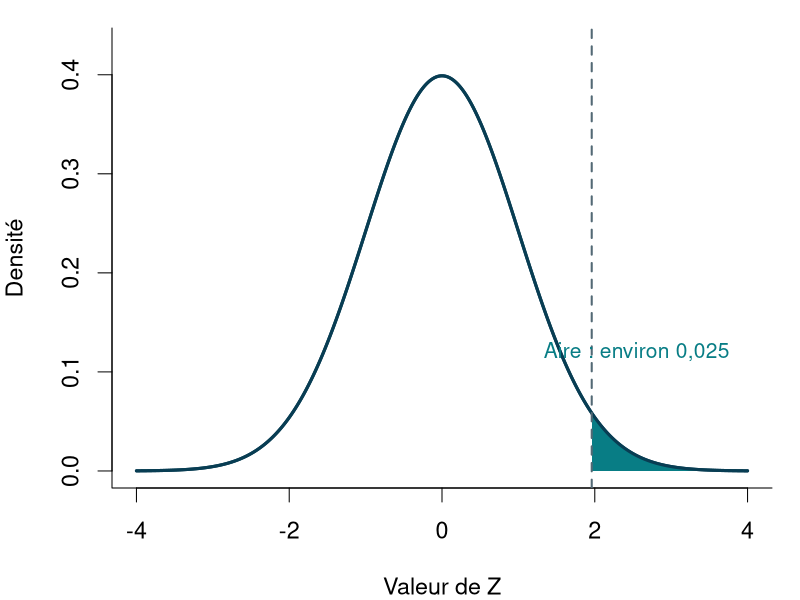

Write R code to recreate this figure.
# STT-4230 / STT-6230, séance du 16 septembre 2026
# Retour sur le mini-test 2 et démonstrations de calculs en R.
# Tous les exemples de mesures sont fictifs; les tirages sont simulés.
# Exécution complète : Rscript --vanilla demonstration-semaine-03.R
# Les étiquettes servent aussi à inclure le code dans le diaporama Quarto.

## ---- initialisation ----
library(stats)
library(graphics)
options(width = 65, digits = 5)

## ---- question-moyenne ----
x <- c(2, 4, NA, 8)
print(c(mean(x), mean(x, na.rm = TRUE)))

## ---- denominateur ----
n_observees <- sum(!is.na(x))
print(n_observees)
print(sum(x, na.rm = TRUE) / n_observees)

## ---- reperer-na ----
x <- c(2, 4, NA, 8)
print(is.na(x))
print(which(is.na(x)))

## ---- omettre-na ----
x_observe <- na.omit(x)
print(x_observe)

## ---- verifier-omission ----
# L'objet initial reste inchangé; la moyenne utilise 3 valeurs.
print(x)
print(mean(x_observe))
stopifnot(is.na(x[3]), length(x_observe) == 3)

## ---- question-simulation ----
set.seed(2026)
z <- rnorm(10000)
print(mean(z > 1.96))

## ---- proportion-logique ----
petit_z <- c(-0.5, 2.1, 0.3, 2.4, -1)
print(petit_z > 1.96)
print(c(
  proportion = mean(petit_z > 1.96),
  moyenne_selection = mean(petit_z[petit_z > 1.96])
))

## ---- probabilite-theorique ----
probabilite <- pnorm(
  1.96, lower.tail = FALSE
)
print(c(
  simulation = mean(z > 1.96),
  theorie = probabilite))

## ---- graphique-normale ----
# Graphique statistique, aire sous la densité normale standard.
par(mar = c(4, 4, 1, 1), family = "sans", cex = 1.4)
grille <- seq(-4, 4, length.out = 1200)
plot(grille, dnorm(grille), type = "l", lwd = 3,
     xlab = "Valeur de Z", ylab = "Densité", col = "#083d53",
     ylim = c(0, 0.43), bty = "l")
queue <- seq(1.96, 4, length.out = 400)
polygon(c(1.96, queue, 4), c(0, dnorm(queue), 0),
        col = "#087d85", border = NA)
lines(grille, dnorm(grille), lwd = 3, col = "#083d53")
abline(v = 1.96, lty = 2, col = "#536975", lwd = 2)
text(2.55, 0.12, "Aire : environ 0,025", col = "#087d85", cex = 0.9)

## ---- graine ----
set.seed(2026)
tirage_a <- rnorm(4)
tirage_suivant <- rnorm(4)
set.seed(2026)
tirage_b <- rnorm(4)
print(identical(tirage_a, tirage_b))
print(identical(tirage_a, tirage_suivant))

## ---- vectorisation ----
temperature <- c(6, 8, 10, 12) # Degrés Celsius, fictifs.
print(temperature + 2)
print(temperature > 9)
print(mean(temperature > 9))

## ---- recyclage ----
correction <- c(1, -1)
print(temperature + correction)
print(rep(correction, length.out = length(temperature)))

## ---- operations-matrices ----
a <- matrix(c(1, 2, 3, 4), nrow = 2, byrow = TRUE)
print(a * a)
print(a %*% a)

## ---- matrice-mesures ----
# Températures fictives en degrés Celsius.
mesures <- cbind(Quebec = c(6, 8, NA),
                 Levis = c(7, 9, 11))
rownames(mesures) <- c("Jour 1", "Jour 2", "Jour 3")
print(mesures)
print(which(is.na(mesures), arr.ind = TRUE))

## ---- moyennes-colonnes ----
print(apply(
  mesures, 2, mean, na.rm = TRUE
))

## ---- alternative-colonnes ----
print(colMeans(mesures, na.rm = TRUE))

## ---- moyennes-lignes ----
print(apply(
  mesures, 1, mean, na.rm = TRUE
))

## ---- effectifs-lignes ----
print(rowSums(!is.na(mesures)))

## ---- moyennes-groupes ----
valeurs <- c(6, 8, NA, 7, 9, 11)
site <- rep(c("Quebec", "Levis"), each = 3)
print(tapply(
  valeurs, site, mean, na.rm = TRUE
))

## ---- effectifs-groupes ----
print(tapply(!is.na(valeurs), site, sum))

## ---- listes-groupes ----
# split construit une liste de valeurs par site.
par_site <- split(valeurs, site)
print(lapply(par_site, mean, na.rm = TRUE))
print(sapply(par_site, mean, na.rm = TRUE))

## ---- verifier-groupes ----
# Même calcul sur la matrice et sur les vecteurs avec groupes.
moyennes_par_groupe <- tapply(valeurs, site, mean, na.rm = TRUE)
moyennes_par_colonne <- colMeans(mesures, na.rm = TRUE)
stopifnot(isTRUE(all.equal(
  as.numeric(moyennes_par_groupe[colnames(mesures)]),
  as.numeric(moyennes_par_colonne)
)))

## ---- exercice-minute ----
pluie <- c(0, 12, NA, 4, 20) # Millimètres, données fictives.
print(mean(pluie > 10, na.rm = TRUE))

## ---- verification-minute ----
print(c(
  jours_observes = sum(!is.na(pluie)),
  jours_plus_10 = sum(pluie > 10, na.rm = TRUE)
))

## ---- fonctions-normales ----
print(c(
  densite = dnorm(1.96),
  probabilite_cumulee = pnorm(1.96),
  quantile_975 = qnorm(0.975)
))

## ---- sources ----
# Sources : R Core Team, documentation de R, consultée le 15 septembre 2026.
# https://stat.ethz.ch/R-manual/R-devel/library/base/html/mean.html
# https://stat.ethz.ch/R-manual/R-devel/library/stats/html/Normal.html
# https://stat.ethz.ch/R-manual/R-devel/library/base/html/Random.html
# https://stat.ethz.ch/R-manual/R-devel/library/base/html/apply.html
# Compléments consultés le 16 septembre 2026 :
# https://stat.ethz.ch/R-manual/R-devel/library/base/html/NA.html
# https://stat.ethz.ch/R-manual/R-devel/library/stats/html/na.fail.html
# https://stat.ethz.ch/R-manual/R-devel/library/base/html/tapply.html
# https://stat.ethz.ch/R-manual/R-devel/library/base/html/lapply.html
